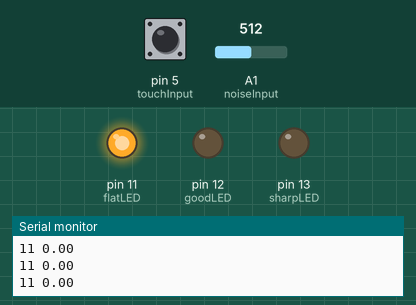
The sketch below on a simulated Arduino Uno, built with avr-gcc and run on an emulated ATmega328P. Shown: output pins drawn as LEDs (lit = HIGH), the last lines printed to the serial monitor. The test bench sets the inputs (shaded band); at power-on: pin 5 (touchInput) LOW, A1 (noiseInput) = 512.

Above: at 1.2 s.
1.3 s: pin 5 (touchInput) pulled HIGH for 0.15 s
3.6 s: A1 (noiseInput) set to 716
At 3.75 s:
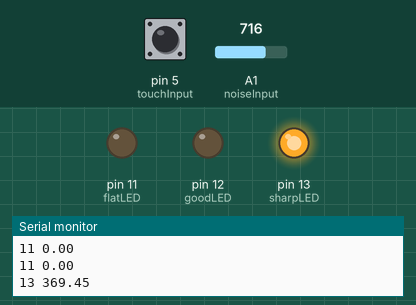
5.3 s: pin 5 (touchInput) pulled HIGH for 1 s
7.8 s: A1 (noiseInput) set to 513
At 8.3 s:
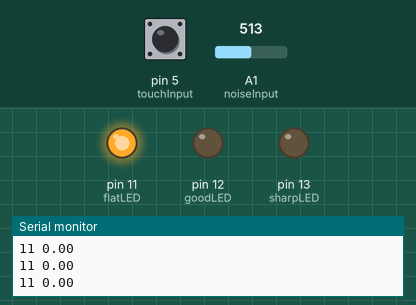
9.4 s: A1 (noiseInput) set to 492
10.9 s: pin 5 (touchInput) driven HIGH
Timing chart, 0 to 13.9 s (numbered marks = the images above; inputs shaded):
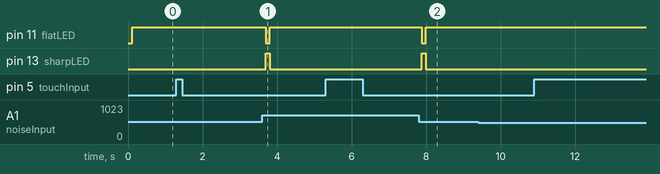

Measured:
- after the input at 3.6 s, pin 11 (flatLED): HIGH → LOW after 0.10 s, → HIGH 0.11 s later; pin 13 (sharpLED): LOW → HIGH after 0.10 s, → LOW 0.11 s later
- after the input at 7.8 s, pin 11 (flatLED): HIGH → LOW after 0.08 s, → HIGH 0.11 s later; pin 13 (sharpLED): LOW → HIGH after 0.08 s, → LOW 0.11 s later

The sketch:

Tuner.ino
```cpp
#include "arduinoFFT.h"

#define SAMPLES 64
#define SAMPLING_FREQ 2048
#define CFirstFreq 16.35
#define twelfthRoot 1.05946309436
#define noiseInput 1
#define touchInput 5

arduinoFFT fft = arduinoFFT();

int sharpLED = 13;
int goodLED = 12;
int flatLED = 11;
unsigned int samplingPer;
unsigned long microSec;
unsigned long touchMillis;
unsigned long currentMillis;
const unsigned long period = 700;
int chosenNoteIndex = 4; //default starting note is E
bool touched = false;
String notes[12] = {"C", "C#", "D", "D#", "E", "F", "F#", "G", "G#", "A", "A#", "B"};
int counter = 0;

double Re[SAMPLES];
double Im[SAMPLES];

void setup() {
  // put your setup code here, to run once:
  pinMode(sharpLED, OUTPUT);
  pinMode(goodLED, OUTPUT);
  pinMode(flatLED, OUTPUT);
  Serial.begin(115200);
  samplingPer = round(1000000*(1.0/SAMPLING_FREQ));
}

void loop() { //G#4 - D#5
  int noiseVal = analogRead(noiseInput);
  currentMillis = millis();
  for(int i = 0; i < SAMPLES; i++){
    microSec = micros();
    Re[i] = analogRead(1); //reads value from A1
    Im[i] = 0;
    while(micros() < microSec+samplingPer){}
  }

  fft.Windowing(Re, SAMPLES, FFT_WIN_TYP_HAMMING, FFT_FORWARD);
  fft.Compute(Re, Im, SAMPLES, FFT_FORWARD);
  fft.ComplexToMagnitude(Re, Im, SAMPLES);

  double trueFreq = .975*(fft.MajorPeak(Re, SAMPLES, SAMPLING_FREQ)); //peak frequency read
  int octave = int(log(trueFreq/CFirstFreq)/log(2));
  double CFreq = CFirstFreq*pow(2, octave); //lower bound of octave frequency (C)
  int halfSteps = int(log(trueFreq/CFreq)/log(twelfthRoot));
  double freq = CFreq*pow(twelfthRoot, halfSteps);

  int noteIndex = halfSteps < 0 ? 12-halfSteps : halfSteps;
  int touchVal = digitalRead(touchInput);
  if(touchVal == 1) {
    if(!touched){
      touched = true;
      touchMillis = currentMillis;
    }
    else if(touched && currentMillis-touchMillis < period && currentMillis-touchMillis>100){
      chosenNoteIndex = chosenNoteIndex == 0 ? 11 : chosenNoteIndex-1;
      touched = false;
      touchMillis = currentMillis;
      Serial.println(notes[chosenNoteIndex]);
      delay(50); //MAKE SURE DOESNT CAUSE ISSUES
    }

  }
  if(touched && currentMillis-touchMillis > period){
    touched = false;
    chosenNoteIndex = chosenNoteIndex == 11 ? 0: chosenNoteIndex+1;
    Serial.println(notes[chosenNoteIndex]);
    touchMillis = currentMillis;
  }

  if(noiseVal>500) {

    //Serial.println(noiseVal);
    int result = compareNote(trueFreq, chosenNoteIndex);
    Serial.print(result);
    digitalWrite(sharpLED, LOW);
    digitalWrite(goodLED, LOW);
    digitalWrite(flatLED, LOW);
    digitalWrite(result, HIGH);
    Serial.print(" ");
    Serial.println(trueFreq);
  }

}

int compareNote(double measuredFreq, int noteIndex){//11 = flat, 12 = good, 13 = sharp
  int halfSteps = noteIndex;
  int octave = (int)(log(measuredFreq/CFirstFreq)/log(2));
  double CFreq = CFirstFreq*pow(2, octave); //lower bound of octave frequency (C)
  double flatBoundary = (CFreq*pow(twelfthRoot, halfSteps) + CFreq*pow(twelfthRoot, halfSteps-0.6))/2;
  double sharpBoundary = (CFreq*pow(twelfthRoot, halfSteps) + CFreq*pow(twelfthRoot, halfSteps+0.6))/2;
  return measuredFreq < flatBoundary ? 11 : (measuredFreq > sharpBoundary ? 13 : 12);
}
```
